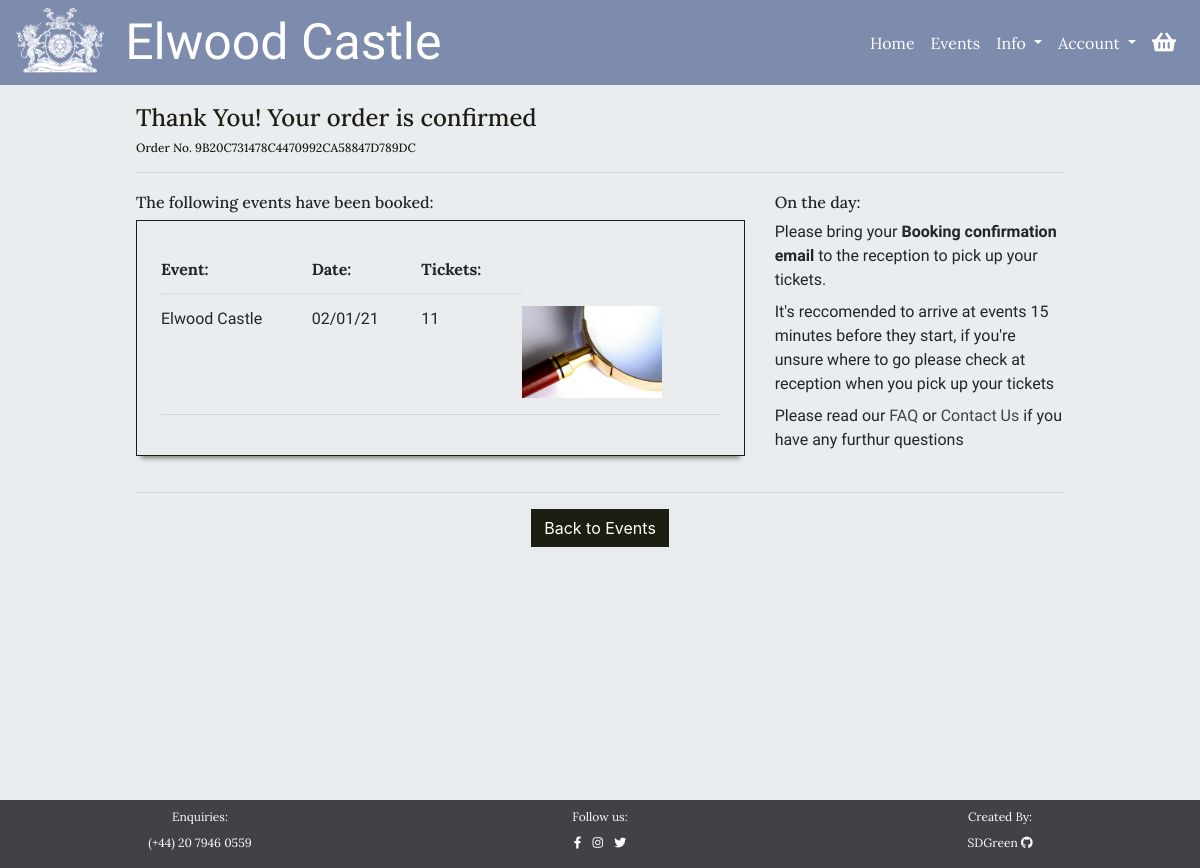
The app's page /checkout/success/9B20C731478C4470992CA58847D789DC/, older data.
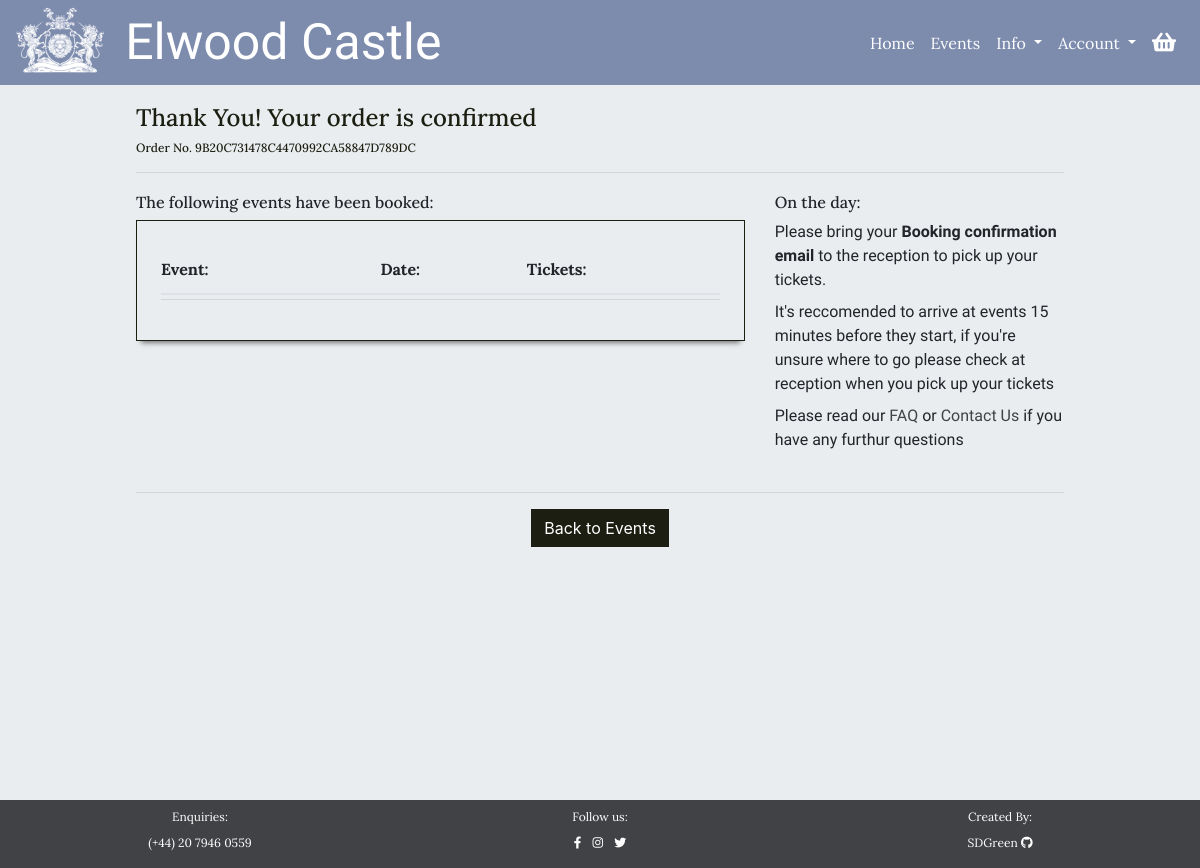
The same page, newer data.
### checkout/models.py (models this page shows, shortened)
class EventBooking(models.Model):
    confirmation_number = models.CharField(max_length=32, null=False,
                                           editable=False)
    order = models.ForeignKey(Order, null=False, blank=False,
                              on_delete=models.CASCADE,
                              related_name='bookings')
    event = models.ForeignKey(Event, null=False, blank=False,
                              on_delete=models.CASCADE,)
    date = models.DateField(auto_now=False, auto_now_add=False,
                            null=False, blank=False)
    ticket_quantity = models.IntegerField()
    booking_total = models.DecimalField(max_digits=7, decimal_places=2,
                                        null=False, blank=False,
                                        editable=False, default=0)

### events/models.py (models this page shows)
class Event(models.Model):
    category = models.ForeignKey('Category', null=True, blank=True,
                                 on_delete=models.SET_NULL)
    name = models.CharField(max_length=254)
    description = models.TextField()
    price = models.DecimalField(max_digits=8, decimal_places=2, blank=False)
    start_time = models.TimeField()
    rating = models.DecimalField(max_digits=2, decimal_places=1, null=True,
                                 blank=True)
    day_ticket_limit = models.PositiveIntegerField(blank=False,
                                                   validators=[
                                                      MaxValueValidator(200)
                                                    ])
    supervision = models.BooleanField(default=True, null=True, blank=True)
    age_restricted = models.BooleanField(default=True, null=True, blank=False)
    image = models.ImageField(null=True, blank=True)
    def __str__(self):
        return self.name

### checkout/views.py (the view)
# urls.py: path('success/<order_number>/', views.checkout_success,
def checkout_success(request, order_number):
    try:
        order = Order.objects.get(order_number=order_number)
    except Exception:
        messages.error(request, """Sorry, look like something went wrong!\
                                   If you've made an order please wait for
                                   your confirmation email and get in contact
                                   with us""")
        return redirect(reverse('view_basket'))
    if 'basket' in request.session:
        del request.session['basket']
    context = {
        'order': order
    }
    return render(request, 'checkout/checkout_success.html', context)

### basket/contexts.py (called while the page is built, shortened)
def basket_items(request):
    basket_items = []
    total = 0
    basket = request.session.get('basket', {})
    context = {
        'basket_items': basket_items,
        'total': total,
    }
    return context

### checkout/templates/checkout/checkout_success.html (shortened to what this page needs)
{% extends 'base.html' %}
{% load static %}
{% block content %}
<div id="small-page">
    <div class="color-overlay">
        <div class="container-fluid guttered p-3">
            <div class="row pt-1 mb-2">
                <div class="col-12 mb-2">
                    <h2 class="heading-text color-title text-l d-block">Thank You! Your order is confirmed</h2>
                    <h2 class="heading-text color-title text-s d-block">Order No. {{order.order_number}}</h2>
                    <hr class="mb-1">
                </div>
            </div>
            <div class="row mt-1">
                <div class="col-12 col-lg-8 mb-lg-0 mb-4">
                    <h5 class="heading-text text-m mb-2">The following events have been booked:</h5>
                    <div class="booking-container below-shadow p-4">
                        <table class="table mb-1 table-responsive-sm">
                            <thead class="heading-text text-m">
                                <tr>
                                    <th scope="col">Event:</th>
                                    <th scope="col"></th>
                                    <th scope="col">Date:</th>
                                    <th scope="col">Tickets:</th>
                                </tr>
                            </thead>
                            <tbody class="body-text text-m">
                                {% for booking in order.bookings.all %}
                                <tr>
                                    <td colspan="2">
                                        {{ booking.event }}
                                    </td>
                                    <td>
                                        {{ booking.date|date:"d/m/y"}}
                                    </td>
                                    <td>{{ booking.ticket_quantity }}
                                    </td>
                                    <td class="d-none d-md-inline-block">
                                    {% if booking.event.image %}
                                        <img class="img-fluid" src="{{ booking.event.image.url }}"
                                            alt="{{ booking.event.name }}">
                                    {% else %}
                                        <img class="img-fluid" src="{{ MEDIA_URL }}no-image.jpg"
                                            alt="{{ booking.event.name }}">
                                    {% endif %}
                                    </td>
                                </tr>
                                {% endfor %}
                            </tbody>
                        </table>
                        <hr class="mt-0 mb-3">
                    </div>
                </div>
                <div class="col-12 col-lg-4">
                    <h5 class="heading-text text-m mb-2">On the day:</h5>
                    <ul class="body-text text-m list-unstyled">
                        <li class="pb-2">Please bring your <strong>Booking confirmation email</strong> to the reception
                            to
                            pick up your tickets.</li>
                        <li class="pb-2">It's reccomended to arrive at events 15 minutes before they start, if you're
                            unsure
                            where to go please check at reception when you pick up your tickets</li>
                        <li class="pb-2">Please read our <a href="{% url 'faq' %}" class="text-link">FAQ</a> or <a
                                href="{% url 'contact' %}" class="text-link">Contact Us</a>
                            if you have any furthur questions</li>
                    </ul>
                </div>
            </div>
            <hr>
            <div class="row mt-1 mb-3">
                <div class="col-12 text-center">
                    <a class="btn button" href="{% url 'events' %}">Back to Events</a>
                </div>
            </div>
        </div>
    </div>
</div>
{% endblock %}

Row changes from the older to the newer data that the page shows:
removed EventBooking: event "Elwood Castle", date "02/01/21", ticket_quantity "11"
